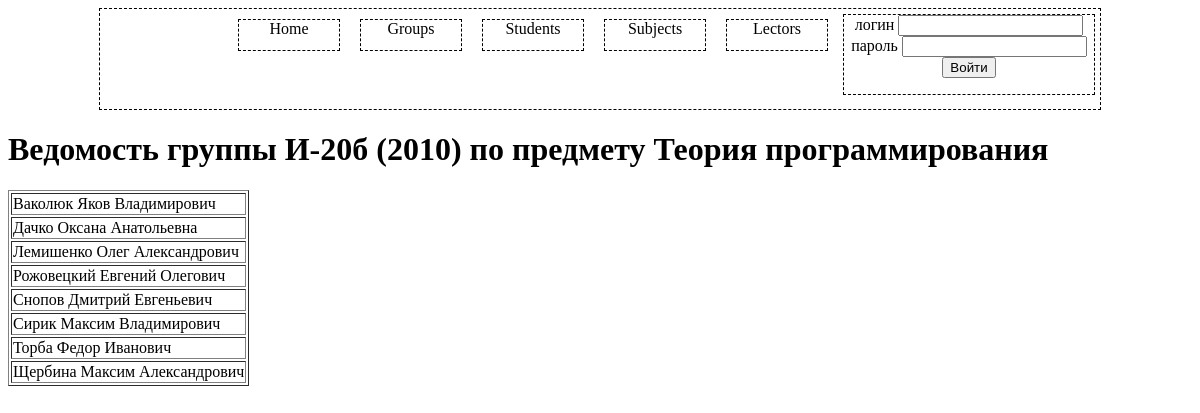
/IT_Project/vedomost.php?groupId=1&subjectId=1, run on the app's committed database.
### tables this page shows
CREATE TABLE IF NOT EXISTS `groups` (
  `group_id` int(10) NOT NULL AUTO_INCREMENT,
  `group_name` text,
  PRIMARY KEY (`group_id`)
);

CREATE TABLE IF NOT EXISTS `subjects` (
  `subject_id` int(10) NOT NULL AUTO_INCREMENT,
  `subject_title` text,
  `subject_credits` int(11) DEFAULT NULL,
  `lector_id` int(10) DEFAULT NULL,
  PRIMARY KEY (`subject_id`),
  KEY `subjects_fk1` (`lector_id`)
);

CREATE TABLE IF NOT EXISTS `students` (
  `student_id` int(10) NOT NULL AUTO_INCREMENT,
  `student_name` text,
  `student_notes` text,
  `student_email` text,
  `parent_email` text NOT NULL,
  `group_id` int(10) DEFAULT NULL,
  PRIMARY KEY (`student_id`),
  KEY `students_fk1` (`group_id`)
);

### IT_Project/vedomost.php (the view, shortened to what this page needs)
<?
  include('index.php');
  $groupId=$_GET['groupId'];
  $subjectId=$_GET['subjectId'];
  $queryGroup = "Select * from groups where group_id=".$groupId ;
      $result=mysql_query($queryGroup );
      $rowGroup = mysql_fetch_array($result);
  $querySubject = "Select * from subjects where subject_id=".$subjectId ;
      $result=mysql_query($querySubject );
      $rowSubject = mysql_fetch_array($result);
	  echo "<h1> Ведомость группы ". $rowGroup['group_name']. " по предмету " .  $rowSubject['subject_title'] ."</h1>";
  $queryStudent = "Select * from students where group_id=".$groupId;
      $resultStudent = $result=mysql_query($queryStudent );
echo "<table border =1>";
     while($rowStudent = mysql_fetch_array($resultStudent)){
        echo "<tr>";
        echo "<td>".
            $rowStudent['student_name'].
         "</td>";
        echo "</tr>";
     }
echo "</table>";
?>

### data on the page
groups: group_name "И-20б (2010)"
subjects: subject_title "Теория программирования"
students: student_name "Ваколюк Яков Владимирович"
students: student_name "Дачко Оксана Анатольевна"
students: student_name "Лемишенко Олег Александрович"
students: student_name "Рожовецкий Евгений Олегович"
students: student_name "Снопов Дмитрий Евгеньевич"
students: student_name "Сирик Максим Владимирович"
students: student_name "Торба Федор Иванович"
students: student_name "Щербина Максим Александрович"
